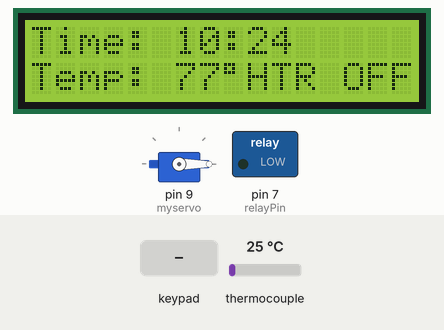
This sketch was run on a simulated Arduino Uno, built with avr-gcc and run on an emulated ATmega328P. Parts: 16×2 character LCD, servo, switched loads named in the sketch (green lamp = pin HIGH). The inputs (shaded band) are chosen by the test bench; at power-on: thermocouple 25 °C. The local clock reads 2024-03-15 10:24:30 at power-on unless the sketch sets it.

Above: at 2.2 s.
2.3 s: thermocouple set to 21 °C
At 3.6 s:
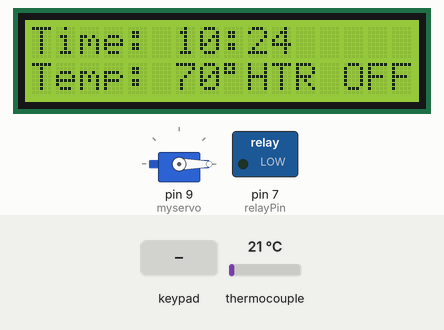
3.9 s: thermocouple set to 16 °C
At 4.9 s:
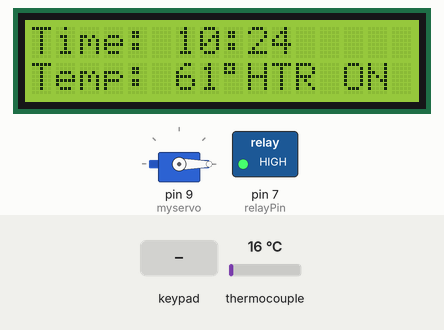
5.4 s: keypad keys 1 3 1 1 8 6 * pressed 0.4 s apart
At 8.9 s:
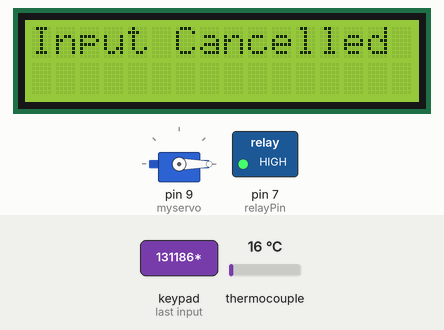
9.9 s: keypad keys 1 3 1 1 8 6 # pressed 0.4 s apart
At 15.0 s:
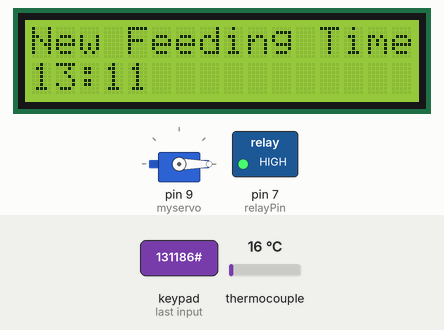
15.3 s: keypad keys 5 3 2 1 # pressed 0.4 s apart
At 19.6 s:
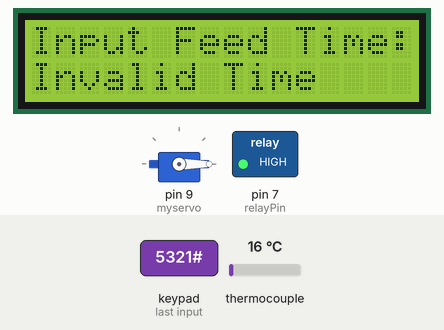
19.9 s: thermocouple set to 23 °C
At 21.8 s:
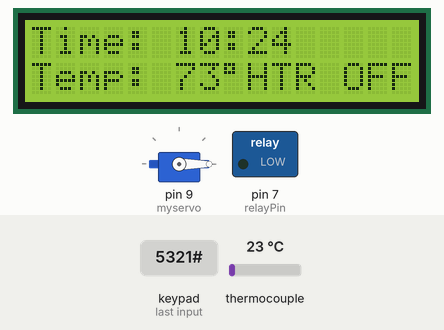
Timing chart, 0 to 23.3 s (numbered marks = the images above; inputs shaded):
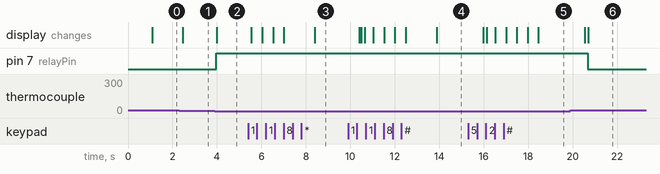

The sketch:

ChickenNanny.ino
```cpp
#include <Wire.h>
#include <LiquidCrystal_I2C.h>
#include <SPI.h>
#include <max6675.h>
#include <Servo.h>
#include <DS3231.h>
#include <RTClib.h>
#include <Keypad.h>

// define relay pin
int relayPin = 7;
const double MIN_TEMP = 65;
const double MAX_TEMP = 70;
bool heaterIsOn = false;

// define servo variables
Servo myservo;
int pos = 0;

// define thermocouple pins
const int sck = 12;
const int cs = 10;
const int so = 4;

MAX6675 thermocouple(sck, cs, so);
LiquidCrystal_I2C lcd(0x27, 16, 2);

//define time for clock
RTC_DS3231 clock;
DateTime dt;
int lastMinute = -1;

const byte COL = 4;
const byte ROW = 4;
char keys[ROW][COL] = {
  {'1', '2', '3', 'A'},
  {'4', '5', '6', 'B'},
  {'7', '8', '9', 'C'},
  {'*', '0', '#', 'D'}
};
byte rowPins[ROW] = {13, 11, 8, 6};
byte colPins[COL] = {5, 3, 2, 1};
Keypad keypad = Keypad(makeKeymap(keys), rowPins, colPins, ROW, COL);

int timeIndex = 0;
char inputTime[5];
int feedTimes[20][2];
int feedTimesCounter = 0;
int numFeedTimes = sizeof(feedTimes) / sizeof(feedTimes[0]);

bool inputMethod = false;

void setup() {
  pinMode(relayPin, OUTPUT);
  myservo.write(0);

  setupDisplay();
  setupFeeder();
  setupHeating();

  clock.begin();

  if(clock.lostPower()){
    clock.adjust(DateTime(__DATE__ , __TIME__));
  }
    delay(1000);
}

void loop() {
  double currentTempF = thermocouple.readFahrenheit();
  dt = clock.now();
  controlFeeder();
  controlHeating(currentTempF);
  if(inputMethod == false){
    updateDisplay(currentTempF);
  }

  char key = keypad.getKey();
  if(key != NO_KEY){
    if((isdigit(key)) && (timeIndex < 4)){
      inputMethod = true;
        inputTime[timeIndex] = key;
        lcd.setCursor(0,0);
        lcd.print("Input Feed Time:");
        lcd.setCursor(timeIndex++, 1);
        lcd.print(key);
        lcd.print("                ");
        if(timeIndex == 20){
          timeIndex = 0;
        }
    }
    else if(key == '#'){
      if(timeIndex == 4){
        inputTime[4] = '\0';
        int hour = (inputTime[0] - '0') * 10 + (inputTime[1] - '0');
        int minute = (inputTime[2] - '0') * 10 + (inputTime[3] - '0');
        if ((hour >= 0 && hour <= 23 && minute >= 0 && minute <= 59)) {
          feedTimes[feedTimesCounter][0] = hour;
          feedTimes[feedTimesCounter][1] = minute;
          feedTimesCounter++;
          lcd.clear();
          lcd.setCursor(0,0);
          lcd.print("New Feeding Time");
          lcd.setCursor(0,1);
          lcd.print(hour);
          lcd.print(":");
          lcd.print(minute);
          delay(2000);
          setupDisplay();
          inputMethod = false;
        } else {
          lcd.setCursor(0, 1);
          lcd.print("Invalid Time    ");
          delay(2000);
          setupDisplay();
          inputMethod = false;
      }
    }
    timeIndex = 0;
  }
  else if(key == '*'){
    inputMethod = false;
    timeIndex = 0;
    lcd.clear();
    lcd.setCursor(0,0);
    lcd.print("Input Cancelled");
    delay(2000);
    lcd.clear();
    setupDisplay();
  }
}
delay(150);
}

void setupFeeder(){
  myservo.attach(9);
}

void controlFeeder() {
  int currentHour = dt.hour();
  int currentMinute = dt.minute();
  for(int i = 0; i < numFeedTimes; i++){
    if((currentHour == feedTimes[i][0]) && (currentMinute == feedTimes[i][1])){
      if(currentMinute != lastMinute){
        rotateServo();
        lastMinute = currentMinute;
      }
    }
  }
}

void setupHeating() {
  pinMode(relayPin, OUTPUT);
}

void controlHeating(double currentTempF) {
  if (heaterIsOn) {
    if (currentTempF >= MAX_TEMP) {
      digitalWrite(relayPin, LOW);
      heaterIsOn = false;
    }
  }
  else {
    if (currentTempF <= MIN_TEMP) {
      digitalWrite(relayPin, HIGH);
      heaterIsOn = true;
    }
  }
}

bool isHeaterOn() {
  return heaterIsOn;
}

void rotateServo() {
  for (pos = 0; pos <= 160; pos += 1) {
    myservo.write(pos);
    delay(5);
  }
  delay(3000);
  for (pos = 160; pos >= 0; pos -= 1) {
    myservo.write(pos);
    delay(5);
  }
}

void setupDisplay() {
  lcd.init();
  lcd.backlight();

  lcd.setCursor(0, 0);
  lcd.print("Time: ");

  lcd.setCursor(0, 1);
  lcd.print("Temp: ");
  lcd.setCursor(8, 1);
  lcd.print(char(223)); //print degree symbol (°)
}

void updateDisplay(double currentTempF) {
  lcd.setCursor(6, 0);
  dt = clock.now();
  lcd.print(dt.hour());
  lcd.print(":");
  lcd.print(dt.minute());

  int roundedTemp = round(currentTempF);
  lcd.setCursor(6, 1);
  lcd.print(roundedTemp);
  lcd.setCursor(9, 1);
  if (isHeaterOn()) {
    lcd.print("HTR ON ");
  }
  else {
    lcd.print("HTR OFF");
  }
}
```

Measured:
- the behaviour switches between 19 and 18 °C on thermocouple (found by bisection; images 1 and 2)
- the behaviour switches between 21 and 22 °C on thermocouple (found by bisection; images 5 and 6)
- after the input at 2.3 s, the display: changes after 0.16 s (image 1)
- after the input at 3.9 s, pin 7 (relayPin): LOW → HIGH after 0.07 s; the display: changes after 0.09 s (image 2)
- after the input at 5.4 s, the display: first changes after 0.15 s (image 3 shows a later state)
- after the input at 9.9 s, the display: first differs from a run without the input after 1.1 s (image 4 shows a later state)
- after the input at 15.3 s, the display: first differs from a run without the input after 1.2 s (image 5 shows a later state)
- after the input at 19.9 s, pin 7 (relayPin): HIGH → LOW after 0.79 s; the display: first differs from a run without the input after 0.80 s (image 6)
